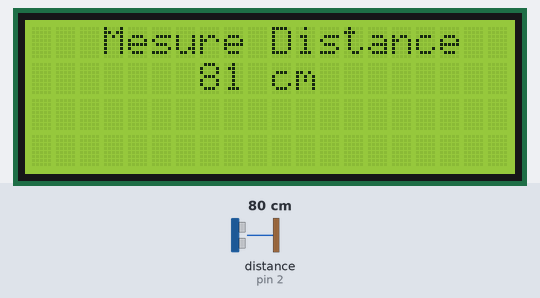
A sketch run on a simulated Arduino Uno, built with avr-gcc and run on an emulated ATmega328P. Parts: 20×4 character LCD. Inputs (shaded band) come from the test bench; at power-on: distance to the obstacle (sensor on pin 2) 80 cm. The echo pulse lasts 58.3 µs per cm.

Above: at 1.8 s.
1.9 s: distance to the obstacle (sensor on pin 2) set to 2 cm
At 4.4 s:
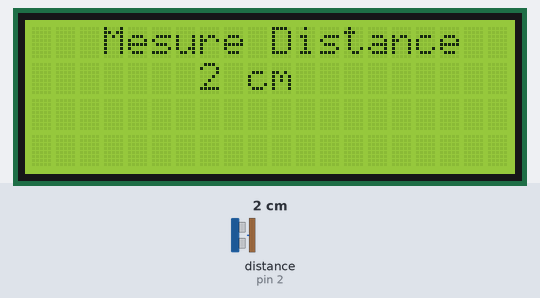
4.8 s: distance to the obstacle (sensor on pin 2) set to 4 cm
At 7.0 s:
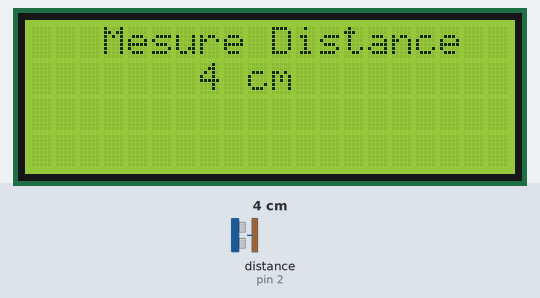
7.8 s: distance to the obstacle (sensor on pin 2) set to 9 cm
At 10.1 s:
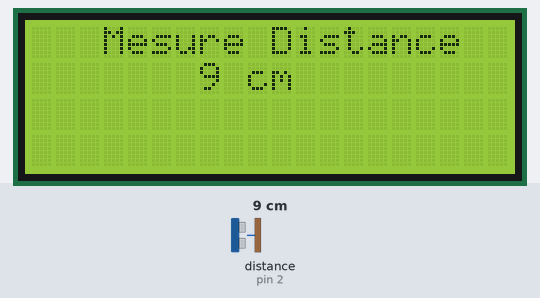
Timing chart, 0 to 11.6 s (numbered marks = the images above; inputs shaded):
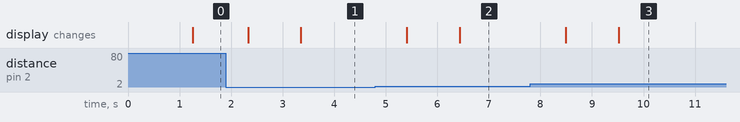

Measured:
- after the input at 1.9 s, the display: first changes after 0.43 s (image 1 shows a later state)
- after the input at 4.8 s, the display: first changes after 0.60 s (image 2 shows a later state)
- after the input at 7.8 s, the display: first changes after 0.69 s (image 3 shows a later state)

The sketch:

Distance_radar.ino
```cpp
// ---------------------------------------------------------------------------
// Example NewPing library sketch that does a ping about 20 times per second.
// ---------------------------------------------------------------------------

#include <NewPing.h>
#include <Wire.h>
#include <LiquidCrystal_I2C.h>

LiquidCrystal_I2C lcd(0x3F,20,4);  // set the LCD address to 0x27 for a 16 chars and 2 line display

#define TRIGGER_PIN  3  // Arduino pin tied to trigger pin on the ultrasonic sensor.
#define ECHO_PIN     2  // Arduino pin tied to echo pin on the ultrasonic sensor.
#define MAX_DISTANCE 300 // Maximum distance we want to ping for (in centimeters). Maximum sensor distance is rated at 400-500cm.

NewPing sonar(TRIGGER_PIN, ECHO_PIN, MAX_DISTANCE); // NewPing setup of pins and maximum distance.

void setup() {
  //Serial.begin(115200); // Open serial monitor at 115200 baud to see ping results.
  // initialize the lcd
  lcd.init();
  lcd.init();
  // Print a message to the LCD.
  lcd.backlight();
  lcd.setCursor(3,0);
  lcd.print("Mesure Distance");
}

void loop() {
  char str[20];
  int i;
  int dist = 0;
  for (i = 0; i < 20; i++) {
    delay(50);
    dist += sonar.ping_cm();
  }

  dist = dist / 20;
  if (dist == 0) {

    lcd.setCursor(7,1);
    sprintf(str, "stuck...",dist);
    lcd.print(str);
    delay(100);
    pinMode(ECHO_PIN, OUTPUT);
    digitalWrite(ECHO_PIN, LOW);
    delay(100);
    pinMode(ECHO_PIN, INPUT);
  }
  else {
    lcd.setCursor(7,1);
    sprintf(str, "%d cm    ",dist);
    lcd.print(str);
  }
}
```
